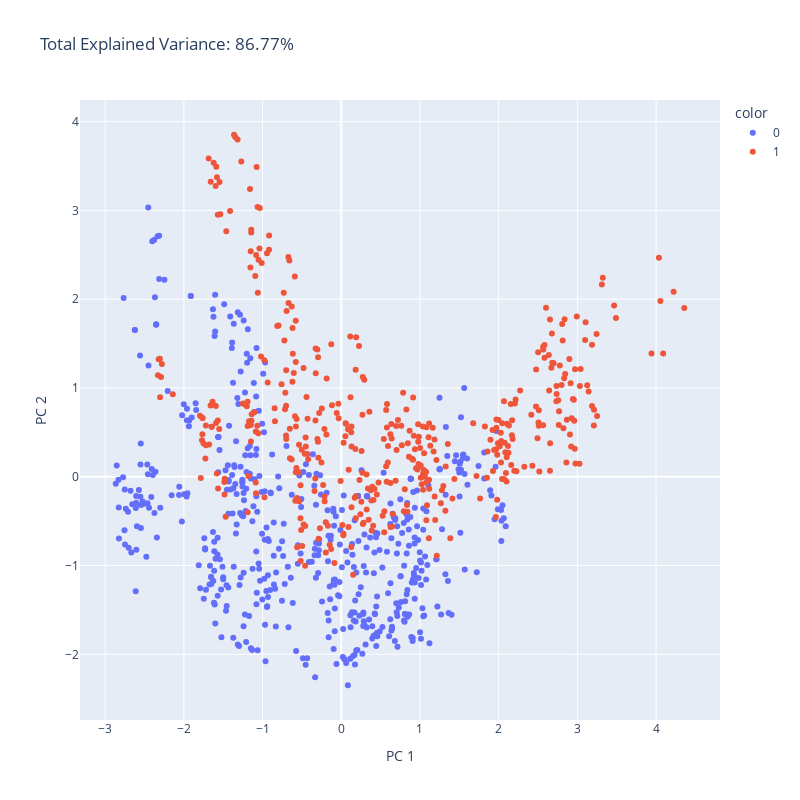

Notebook cell for this chart:
### Markdown cell above
In the previous examples, you saw how to visualize high-dimensional PCs. In this example, we show you how to simply visualize the first two principal components of a PCA, by reducing a dataset of 4 dimensions to 2D.

### Code cell
pca = PCA(n_components=2)

components = pca.fit_transform(Xs_train)

var = pca.explained_variance_ratio_.sum() * 100

fig = px.scatter(components, x=0, y=1, 
                color=lbs_train,
                labels={'0': 'PC 1', '1': 'PC 2'},
                title=f'Total Explained Variance: {var:.2f}%',
                width=800, height=800)
fig.show()

### Figure 1 — Plotly figure (JSON) as saved in the notebook; plotly's stock layout.template omitted (floating-point values rounded to 4 significant figures; data arrays with more than 128 entries replaced by an {"elided": "..."} marker saying what was removed)
{"data": [{"hovertemplate": "color=0<br>PC 1=%{x}<br>PC 2=%{y}<extra></extra>", "legendgroup": "0", "marker": {"color": "#636efa", "symbol": "circle"}, "mode": "markers", "name": "0", "orientation": "v", "showlegend": true, "type": "scatter", "x": {"elided": "527 float values"}, "xaxis": "x", "y": {"elided": "527 float values"}, "yaxis": "y"}, {"hovertemplate": "color=1<br>PC 1=%{x}<br>PC 2=%{y}<extra></extra>", "legendgroup": "1", "marker": {"color": "#EF553B", "symbol": "circle"}, "mode": "markers", "name": "1", "orientation": "v", "showlegend": true, "type": "scatter", "x": {"elided": "433 float values"}, "xaxis": "x", "y": {"elided": "433 float values"}, "yaxis": "y"}], "layout": {"height": 800, "legend": {"title": {"text": "color"}, "tracegroupgap": 0}, "title": {"text": "Total Explained Variance: 86.77%"}, "width": 800, "xaxis": {"anchor": "y", "domain": [0, 1], "title": {"text": "PC 1"}}, "yaxis": {"anchor": "x", "domain": [0, 1], "title": {"text": "PC 2"}}}}
